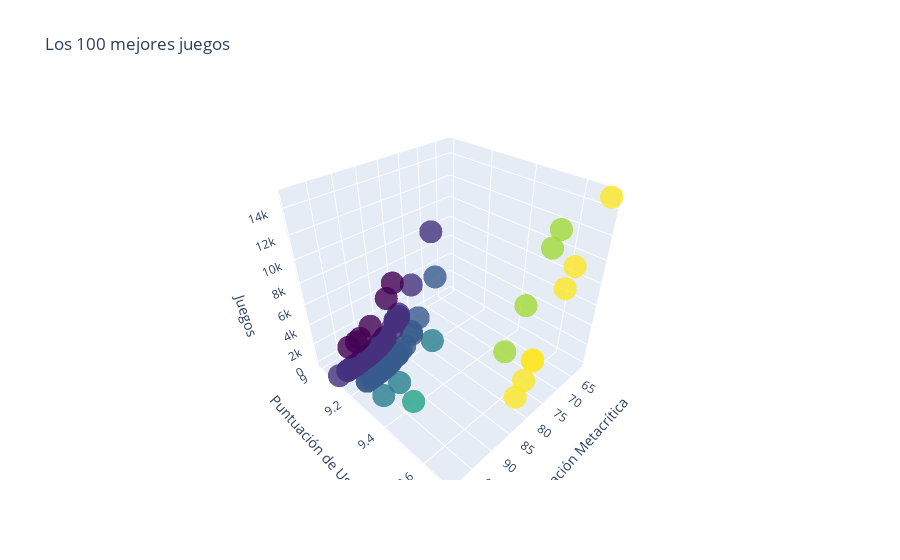

Notebook source saved alongside this figure:
### Code cell
# Convertir los valores "tbd" en NaN
df["user_review"] = pd.to_numeric(df["user_review"], errors='coerce')

# Ordenar el DataFrame por "user_review" de mayor a menor y seleccionar los primeros 100 juegos
df_top100 = df.sort_values("user_review", ascending=False).head(100)

# Crear el gráfico 3D
trace = go.Scatter3d(
    x=df_top100["meta_score"],
    y=df_top100["user_review"],
    z=df_top100.index,
    mode="markers",
    marker=dict(
        size=8,
        color=df_top100["user_review"],
        colorscale="Viridis",
        opacity=0.8
    ),
    text=df_top100["name"],
    hoverinfo="text"
)

data = [trace]

layout = go.Layout(
    title="Los 100 mejores juegos",
    scene=dict(
        xaxis=dict(title="Puntuación Metacrítica"),
        yaxis=dict(title="Puntuación de Usuarios"),
        zaxis=dict(title="Juegos")
    )
)

fig = go.Figure(data=data, layout=layout)
iplot(fig)

### Figure 1 — Plotly figure (JSON) as saved in the notebook; plotly's stock layout.template omitted (floating-point values rounded to 4 significant figures)
{"data": [{"hoverinfo": "text", "marker": {"color": [9.7, 9.7, 9.7, 9.7, 9.7, 9.7, 9.7, 9.6, 9.6, 9.6, 9.6, 9.4, 9.3, 9.3, 9.3, 9.2, 9.2, 9.2, 9.2, 9.2, 9.2, 9.2, 9.2, 9.2, 9.2, 9.2, 9.2, 9.2, 9.2, 9.2, 9.2, 9.2, 9.2, 9.2, 9.2, 9.2, 9.2, 9.2, 9.2, 9.2, 9.2, 9.2, 9.2, 9.2, 9.1, 9.1, 9.1, 9.1, 9.1, 9.1, 9.1, 9.1, 9.1, 9.1, 9.1, 9.1, 9.1, 9.1, 9.1, 9.1, 9.1, 9.1, 9.1, 9.1, 9.1, 9.1, 9.1, 9.1, 9.1, 9.1, 9.1, 9.1, 9.1, 9.1, 9.1, 9.1, 9.1, 9.1, 9.1, 9.1, 9.1, 9.1, 9.1, 9.1, 9.1, 9.1, 9.1, 9.1, 9.1, 9.1, 9.1, 9.1, 9.1, 9.1, 9, 9, 9, 9, 9, 9], "colorscale": [[0, "#440154"], [0.1111, "#482878"], [0.2222, "#3e4989"], [0.3333, "#31688e"], [0.4444, "#26828e"], [0.5556, "#1f9e89"], [0.6667, "#35b779"], [0.7778, "#6ece58"], [0.8889, "#b5de2b"], [1, "#fde725"]], "opacity": 0.8, "size": 8}, "mode": "markers", "text": ["Z.H.P. Unlosing Ranger vs Darkdeath Evilman", "Ghost Trick: Phantom Detective", "Rochard", "Metal Torrent", "After Burner Climax", "GrimGrimoire", "Tengami", "Crystar", "Superliminal", "Superliminal", "Diaries of a Spaceport Janitor", "The Witcher 3: Wild Hunt", "The Orange Box", "The Witcher 3: Wild Hunt - Blood and Wine", "Astro's Playroom", "Resident Evil 4", "Planescape: Torment", "Metal Gear Solid 3: Snake Eater", "The Witcher 3: Wild Hunt", "Vanquish", "Xenogears", "Resident Evil (2002)", "Portal", "The Witcher 3: Wild Hunt", "Deus Ex", "The Last of Us", "Half-Life 2: Episode Two", "Resident Evil 2", "Metal Gear Solid", "It Takes Two", "The Last of Us Remastered", "Suikoden II", "Silent Hill 2", "Half-Life: Alyx", "Mafia", "Resident Evil 2", "Pokemon SoulSilver Version", "Warcraft III: The Frozen Throne", "Castlevania: Symphony of the Night", "Warcraft III: Reign of Chaos", "Fallout 2", "God of War", "Half-Life 2", "Counter-Strike", "Tom Clancy's Splinter Cell Chaos Theory", "Xenoblade Chronicles", "Metal Gear Solid 3: Subsistence", "Star Wars: Knights of the Old Republic", "Super Mario 64", "Age of Empires II: The Age of Kings", "Chrono Trigger", "Final Fantasy VII", "Banjo-Kazooie", "Riven: The Sequel to Myst", "Super Smash Bros. Melee", "Okami", "Final Fantasy Tactics", "System Shock 2", "God Hand", "Xenoblade Chronicles X", "Metroid Fusion", "Max Payne", "Age of Empires II: The Conquerors Expansion", "Starcraft", "Final Fantasy Tactics: The War of the Lions", "Shenmue II", "Diablo II: Lord of Destruction", "Devil May Cry 3: Special Edition", "Paper Mario: The Thousand-Year Door", "Day of Defeat", "Pokemon HeartGold Version", "Tales of Arise", "It Takes Two", "Ghost of Tsushima", "The Witcher 3: Wild Hunt - Hearts of Stone", "13 Sentinels: Aegis Rim", "Final Fantasy XIV: Shadowbringers", "Devil May Cry 3: Dante's Awakening", "Resident Evil", "The Witcher 3: Wild Hunt - Blood and Wine", "Shadow of the Colossus", "Factorio", "Ratchet & Clank: Up Your Arsenal", "Vanquish", "Grim Fandango", "The Legend of Zelda: Ocarina of Time", "The Legend of Zelda: Majora's Mask", "Half-Life", "Super Mario Galaxy 2", "Baldur's Gate II: Shadows of Amn", "Grand Theft Auto: San Andreas", "Tekken 3", "Portal 2", "Super Mario Galaxy", "The Evil Within 2", "NieR: Automata - Become as Gods Edition", "NFL 2K2", "Metroid Prime Trilogy", "Paper Mario", "Day of Defeat: Source"], "type": "scatter3d", "x": [81, 83, 79, 62, 72, 79, 70, 67, 80, 75, 69, 93, 96, 92, 83, 96, 91, 91, 92, 84, 84, 91, 90, 91, 90, 95, 90, 77, 94, 88, 95, 82, 89, 93, 88, 89, 87, 88, 93, 92, 86, 94, 96, 88, 94, 92, 94, 94, 94, 92, 92, 92, 92, 83, 92, 93, 83, 92, 73, 84, 92, 89, 88, 88, 88, 88, 87, 87, 87, 79, 87, 87, 89, 83, 89, 85, 90, 84, 91, 91, 91, 91, 91, 84, 94, 99, 95, 96, 97, 95, 95, 96, 95, 97, 82, 90, 87, 91, 93, 80], "y": [9.7, 9.7, 9.7, 9.7, 9.7, 9.7, 9.7, 9.6, 9.6, 9.6, 9.6, 9.4, 9.3, 9.3, 9.3, 9.2, 9.2, 9.2, 9.2, 9.2, 9.2, 9.2, 9.2, 9.2, 9.2, 9.2, 9.2, 9.2, 9.2, 9.2, 9.2, 9.2, 9.2, 9.2, 9.2, 9.2, 9.2, 9.2, 9.2, 9.2, 9.2, 9.2, 9.2, 9.2, 9.1, 9.1, 9.1, 9.1, 9.1, 9.1, 9.1, 9.1, 9.1, 9.1, 9.1, 9.1, 9.1, 9.1, 9.1, 9.1, 9.1, 9.1, 9.1, 9.1, 9.1, 9.1, 9.1, 9.1, 9.1, 9.1, 9.1, 9.1, 9.1, 9.1, 9.1, 9.1, 9.1, 9.1, 9.1, 9.1, 9.1, 9.1, 9.1, 9.1, 9.1, 9.1, 9.1, 9.1, 9.1, 9.1, 9.1, 9.1, 9.1, 9.1, 9, 9, 9, 9, 9, 9], "z": [3504, 2450, 4953, 14836, 9550, 4844, 10936, 12434, 4573, 7638, 11304, 114, 32, 267, 2407, 30, 360, 307, 222, 2321, 2016, 304, 432, 295, 455, 55, 459, 6451, 98, 780, 60, 3341, 703, 127, 751, 673, 1057, 808, 167, 202, 1259, 72, 24, 938, 100, 256, 104, 109, 113, 240, 253, 251, 205, 2529, 225, 149, 2782, 217, 9181, 2196, 266, 634, 787, 811, 852, 744, 1044, 1048, 1079, 5014, 1127, 1154, 553, 2381, 540, 1596, 398, 2115, 350, 335, 316, 313, 303, 2327, 99, 0, 54, 38, 6, 45, 46, 34, 62, 5, 3116, 442, 1111, 288, 175, 4382]}], "layout": {"scene": {"xaxis": {"title": {"text": "Puntuación Metacrítica"}}, "yaxis": {"title": {"text": "Puntuación de Usuarios"}}, "zaxis": {"title": {"text": "Juegos"}}}, "title": {"text": "Los 100 mejores juegos"}}}
